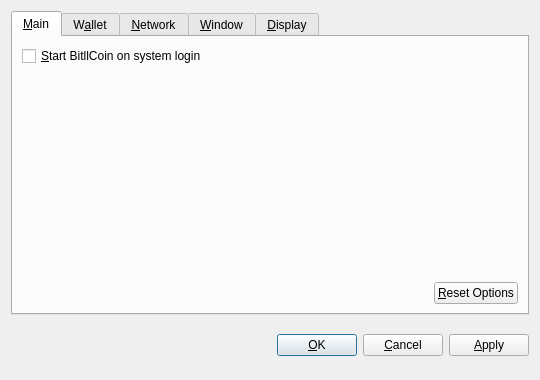
<?xml version="1.0" encoding="UTF-8"?>
<ui version="4.0">
 <class>OptionsDialog</class>
 <widget class="QDialog" name="OptionsDialog">
  <property name="geometry">
   <rect>
    <x>0</x>
    <y>0</y>
    <width>540</width>
    <height>380</height>
   </rect>
  </property>
  <property name="windowTitle">
   <string>Options</string>
  </property>
  <property name="modal">
   <bool>true</bool>
  </property>
  <layout class="QVBoxLayout" name="verticalLayout">
   <item>
    <widget class="QTabWidget" name="tabWidget">
     <property name="tabPosition">
      <enum>QTabWidget::North</enum>
     </property>
     <property name="currentIndex">
      <number>0</number>
     </property>
     <widget class="QWidget" name="tabMain">
      <attribute name="title">
       <string>&amp;Main</string>
      </attribute>
      <layout class="QVBoxLayout" name="verticalLayout_Main">
       <item>
        <widget class="QCheckBox" name="bitcoinAtStartup">
         <property name="toolTip">
          <string>Automatically start BitllCoin after logging in to the system.</string>
         </property>
         <property name="text">
          <string>&amp;Start BitllCoin on system login</string>
         </property>
        </widget>
       </item>
       <item>
        <spacer name="verticalSpacer_Main">
         <property name="orientation">
          <enum>Qt::Vertical</enum>
         </property>
         <property name="sizeHint" stdset="0">
          <size>
           <width>20</width>
           <height>40</height>
          </size>
         </property>
        </spacer>
       </item>
       <item>
        <layout class="QHBoxLayout" name="horizontalLayout_2_Main">
         <item>
          <spacer name="horizontalSpacer_2_Main">
           <property name="orientation">
            <enum>Qt::Horizontal</enum>
           </property>
           <property name="sizeHint" stdset="0">
            <size>
             <width>40</width>
             <height>20</height>
            </size>
           </property>
          </spacer>
         </item>
         <item>
          <widget class="QPushButton" name="resetButton">
           <property name="toolTip">
            <string>Reset all client options to default.</string>
           </property>
           <property name="text">
            <string>&amp;Reset Options</string>
           </property>
           <property name="autoDefault">
            <bool>false</bool>
           </property>
          </widget>
         </item>
        </layout>
       </item>
      </layout>
     </widget>
     <widget class="QWidget" name="tabWallet">
      <attribute name="title">
       <string>W&amp;allet</string>
      </attribute>
      <layout class="QVBoxLayout" name="verticalLayout_Network">
       <item>
        <widget class="QLabel" name="transactionFeeInfoLabel">
         <property name="text">
          <string>Optional transaction fee per kB that helps make sure your transactions are processed quickly. Most transactions are 1 kB.</string>
         </property>
         <property name="textFormat">
          <enum>Qt::PlainText</enum>
         </property>
         <property name="wordWrap">
          <bool>true</bool>
         </property>
        </widget>
       </item>
       <item>
        <layout class="QHBoxLayout" name="horizontalLayout_1_Main">
         <item>
          <widget class="QLabel" name="transactionFeeLabel">
           <property name="text">
            <string>Pay transaction &amp;fee</string>
           </property>
           <property name="textFormat">
            <enum>Qt::PlainText</enum>
           </property>
           <property name="buddy">
            <cstring>transactionFee</cstring>
           </property>
          </widget>
         </item>
         <item>
          <widget class="BitcoinAmountField" name="transactionFee"/>
         </item>
         <item>
          <spacer name="horizontalSpacer_1_Main">
           <property name="orientation">
            <enum>Qt::Horizontal</enum>
           </property>
           <property name="sizeHint" stdset="0">
            <size>
             <width>40</width>
             <height>20</height>
            </size>
           </property>
          </spacer>
         </item>
        </layout>
       </item>
       <item>
        <widget class="QLabel" name="label">
         <property name="text">
          <string>If you disable the spending of unconfirmed change, the change from a transaction cannot be used until that transaction has at least one confirmation. This also affects how your balance is computed.</string>
         </property>
         <property name="wordWrap">
          <bool>true</bool>
         </property>
        </widget>
       </item>
       <item>
        <widget class="QCheckBox" name="spendZeroConfChange">
         <property name="text">
          <string>Spend unconfirmed change  (experts only)</string>
         </property>
        </widget>
       </item>
       <item>
        <spacer name="verticalSpacer">
         <property name="orientation">
          <enum>Qt::Vertical</enum>
         </property>
         <property name="sizeHint" stdset="0">
          <size>
           <width>20</width>
           <height>40</height>
          </size>
         </property>
        </spacer>
       </item>
      </layout>
     </widget>
     <widget class="QWidget" name="tabNetwork">
      <attribute name="title">
       <string>&amp;Network</string>
      </attribute>
      <layout class="QVBoxLayout" name="verticalLayout_Network">
       <item>
        <widget class="QCheckBox" name="mapPortUpnp">
         <property name="toolTip">
          <string>Automatically open the BitllCoin client port on the router. This only works when your router supports UPnP and it is enabled.</string>
         </property>
         <property name="text">
          <string>Map port using &amp;UPnP</string>
         </property>
        </widget>
       </item>
       <item>
        <widget class="QCheckBox" name="connectSocks">
         <property name="toolTip">
          <string>Connect to the BitllCoin network through a SOCKS proxy (e.g. when connecting through Tor).</string>
         </property>
         <property name="text">
          <string>&amp;Connect through SOCKS proxy:</string>
         </property>
        </widget>
       </item>
       <item>
        <layout class="QHBoxLayout" name="horizontalLayout_Network">
         <item>
          <widget class="QLabel" name="proxyIpLabel">
           <property name="text">
            <string>Proxy &amp;IP:</string>
           </property>
           <property name="textFormat">
            <enum>Qt::PlainText</enum>
           </property>
           <property name="buddy">
            <cstring>proxyIp</cstring>
           </property>
          </widget>
         </item>
         <item>
          <widget class="QValidatedLineEdit" name="proxyIp">
           <property name="maximumSize">
            <size>
             <width>140</width>
             <height>16777215</height>
            </size>
           </property>
           <property name="toolTip">
            <string>IP address of the proxy (e.g. 127.0.0.1)</string>
           </property>
          </widget>
         </item>
         <item>
          <widget class="QLabel" name="proxyPortLabel">
           <property name="text">
            <string>&amp;Port:</string>
           </property>
           <property name="textFormat">
            <enum>Qt::PlainText</enum>
           </property>
           <property name="buddy">
            <cstring>proxyPort</cstring>
           </property>
          </widget>
         </item>
         <item>
          <widget class="QLineEdit" name="proxyPort">
           <property name="maximumSize">
            <size>
             <width>55</width>
             <height>16777215</height>
            </size>
           </property>
           <property name="toolTip">
            <string>Port of the proxy (e.g. 9050)</string>
           </property>
          </widget>
         </item>
         <item>
          <widget class="QLabel" name="socksVersionLabel">
           <property name="text">
            <string>SOCKS &amp;Version:</string>
           </property>
           <property name="textFormat">
            <enum>Qt::PlainText</enum>
           </property>
           <property name="buddy">
            <cstring>socksVersion</cstring>
           </property>
          </widget>
         </item>
         <item>
          <widget class="QValueComboBox" name="socksVersion">
           <property name="toolTip">
            <string>SOCKS version of the proxy (e.g. 5)</string>
           </property>
          </widget>
         </item>
         <item>
          <spacer name="horizontalSpacer_Network">
           <property name="orientation">
            <enum>Qt::Horizontal</enum>
           </property>
           <property name="sizeHint" stdset="0">
            <size>
             <width>40</width>
             <height>20</height>
            </size>
           </property>
          </spacer>
         </item>
        </layout>
       </item>
       <item>
        <spacer name="verticalSpacer_Network">
         <property name="orientation">
          <enum>Qt::Vertical</enum>
         </property>
         <property name="sizeHint" stdset="0">
          <size>
           <width>20</width>
           <height>40</height>
          </size>
         </property>
        </spacer>
       </item>
      </layout>
     </widget>
     <widget class="QWidget" name="tabWindow">
      <attribute name="title">
       <string>&amp;Window</string>
      </attribute>
      <layout class="QVBoxLayout" name="verticalLayout_Window">
       <item>
        <widget class="QCheckBox" name="minimizeToTray">
         <property name="toolTip">
          <string>Show only a tray icon after minimizing the window.</string>
         </property>
         <property name="text">
          <string>&amp;Minimize to the tray instead of the taskbar</string>
         </property>
        </widget>
       </item>
       <item>
        <widget class="QCheckBox" name="minimizeOnClose">
         <property name="toolTip">
          <string>Minimize instead of exit the application when the window is closed. When this option is enabled, the application will be closed only after selecting Quit in the menu.</string>
         </property>
         <property name="text">
          <string>M&amp;inimize on close</string>
         </property>
        </widget>
       </item>
       <item>
        <spacer name="verticalSpacer_Window">
         <property name="orientation">
          <enum>Qt::Vertical</enum>
         </property>
         <property name="sizeHint" stdset="0">
          <size>
           <width>20</width>
           <height>40</height>
          </size>
         </property>
        </spacer>
       </item>
      </layout>
     </widget>
     <widget class="QWidget" name="tabDisplay">
      <attribute name="title">
       <string>&amp;Display</string>
      </attribute>
      <layout class="QVBoxLayout" name="verticalLayout_Display">
       <item>
        <layout class="QHBoxLayout" name="horizontalLayout_1_Display">
         <item>
          <widget class="QLabel" name="langLabel">
           <property name="text">
            <string>User Interface &amp;language:</string>
           </property>
           <property name="textFormat">
            <enum>Qt::PlainText</enum>
           </property>
           <property name="buddy">
            <cstring>lang</cstring>
           </property>
          </widget>
         </item>
         <item>
          <widget class="QValueComboBox" name="lang">
           <property name="toolTip">
            <string>The user interface language can be set here. This setting will take effect after restarting BitllCoin.</string>
           </property>
          </widget>
         </item>
        </layout>
       </item>
       <item>
        <layout class="QHBoxLayout" name="horizontalLayout_2_Display">
         <item>
          <widget class="QLabel" name="unitLabel">
           <property name="text">
            <string>&amp;Unit to show amounts in:</string>
           </property>
           <property name="textFormat">
            <enum>Qt::PlainText</enum>
           </property>
           <property name="buddy">
            <cstring>unit</cstring>
           </property>
          </widget>
         </item>
         <item>
          <widget class="QValueComboBox" name="unit">
           <property name="toolTip">
            <string>Choose the default subdivision unit to show in the interface and when sending coins.</string>
           </property>
          </widget>
         </item>
        </layout>
       </item>
       <item>
        <widget class="QCheckBox" name="displayAddresses">
         <property name="toolTip">
          <string>Whether to show BitllCoin addresses in the transaction list or not.</string>
         </property>
         <property name="text">
          <string>&amp;Display addresses in transaction list</string>
         </property>
        </widget>
       </item>
       <item>
        <widget class="QCheckBox" name="coinControlFeatures">
         <property name="toolTip">
          <string>Whether to show coin control features or not.</string>
         </property>
         <property name="text">
          <string>Display coin &amp;control features (experts only!)</string>
         </property>
        </widget>
       </item>
       <item>
        <spacer name="verticalSpacer_Display">
         <property name="orientation">
          <enum>Qt::Vertical</enum>
         </property>
         <property name="sizeHint" stdset="0">
          <size>
           <width>20</width>
           <height>40</height>
          </size>
         </property>
        </spacer>
       </item>
      </layout>
     </widget>
    </widget>
   </item>
   <item>
    <layout class="QHBoxLayout" name="horizontalLayout_Buttons">
     <item>
      <spacer name="horizontalSpacer_1">
       <property name="orientation">
        <enum>Qt::Horizontal</enum>
       </property>
       <property name="sizeHint" stdset="0">
        <size>
         <width>40</width>
         <height>48</height>
        </size>
       </property>
      </spacer>
     </item>
     <item>
      <widget class="QLabel" name="statusLabel">
       <property name="font">
        <font>
         <weight>75</weight>
         <bold>true</bold>
        </font>
       </property>
       <property name="text">
        <string/>
       </property>
       <property name="textFormat">
        <enum>Qt::PlainText</enum>
       </property>
       <property name="wordWrap">
        <bool>true</bool>
       </property>
      </widget>
     </item>
     <item>
      <spacer name="horizontalSpacer_2">
       <property name="orientation">
        <enum>Qt::Horizontal</enum>
       </property>
       <property name="sizeHint" stdset="0">
        <size>
         <width>40</width>
         <height>48</height>
        </size>
       </property>
      </spacer>
     </item>
     <item>
      <widget class="QPushButton" name="okButton">
       <property name="text">
        <string>&amp;OK</string>
       </property>
      </widget>
     </item>
     <item>
      <widget class="QPushButton" name="cancelButton">
       <property name="text">
        <string>&amp;Cancel</string>
       </property>
       <property name="autoDefault">
        <bool>false</bool>
       </property>
      </widget>
     </item>
     <item>
      <widget class="QPushButton" name="applyButton">
       <property name="text">
        <string>&amp;Apply</string>
       </property>
       <property name="autoDefault">
        <bool>false</bool>
       </property>
      </widget>
     </item>
    </layout>
   </item>
  </layout>
 </widget>
 <customwidgets>
  <customwidget>
   <class>BitcoinAmountField</class>
   <extends>QSpinBox</extends>
   <header>bitcoinamountfield.h</header>
  </customwidget>
  <customwidget>
   <class>QValueComboBox</class>
   <extends>QComboBox</extends>
   <header>qvaluecombobox.h</header>
  </customwidget>
  <customwidget>
   <class>QValidatedLineEdit</class>
   <extends>QLineEdit</extends>
   <header>qvalidatedlineedit.h</header>
  </customwidget>
 </customwidgets>
 <resources/>
 <connections/>
</ui>
